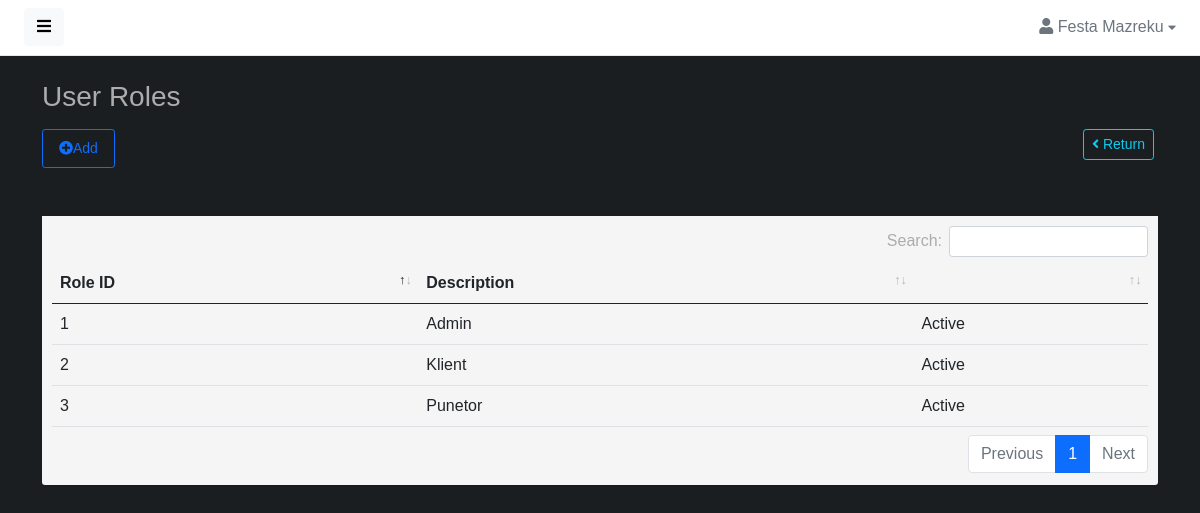
Before: /admin/roles.php (signed in) with the older database file.
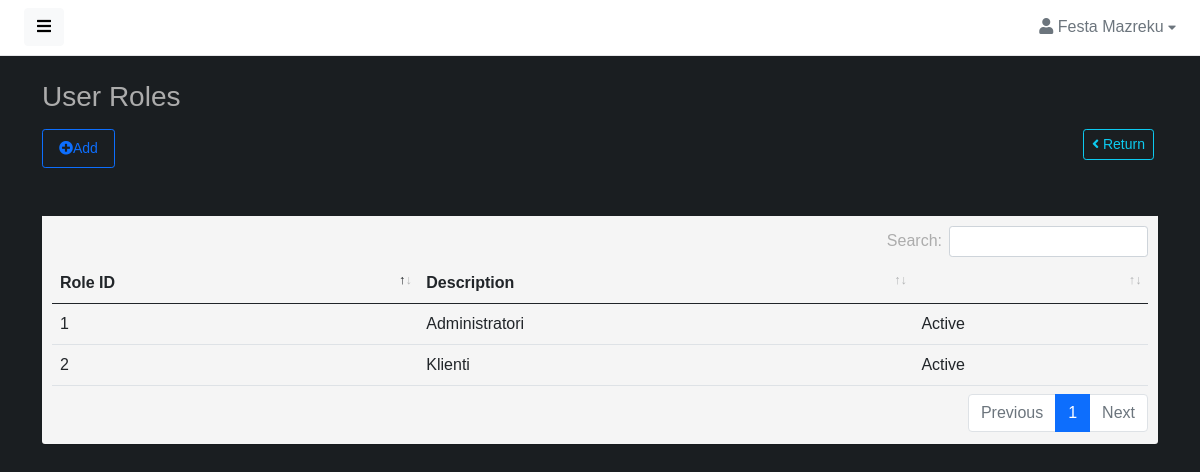
After: the same page with the newer database file.
### tables this page shows
CREATE TABLE IF NOT EXISTS `perdoruesi` (
  `id` int(10) NOT NULL AUTO_INCREMENT,
  `emri` varchar(30) NOT NULL,
  `mbiemri` varchar(30) NOT NULL,
  `email` varchar(30) NOT NULL,
  `password` varchar(30) NOT NULL,
  `roli` int(1) NOT NULL,
  PRIMARY KEY (`id`),
  KEY `roli` (`roli`)
);

CREATE TABLE IF NOT EXISTS `roli` (
  `roli` int(1) NOT NULL,
  `r_pershkrimi` varchar(15) NOT NULL,
  PRIMARY KEY (`roli`)
);

### admin/roles.php (the view, shortened to what this page needs)
<?php
if(isset($_SESSION['email']) && isset($_SESSION['roli'])) {
if($_SESSION['roli'] == 1) {
?>
<!DOCTYPE html>
<html lang="en">
<head>
    <link href="assets/vendor/fontawesome/css/fontawesome.min.css" rel="stylesheet">
    <link href="assets/vendor/fontawesome/css/solid.min.css" rel="stylesheet">
    <link href="assets/vendor/fontawesome/css/brands.min.css" rel="stylesheet">
    <link href="assets/vendor/bootstrap/css/bootstrap.min.css" rel="stylesheet">
    <link href="assets/vendor/DataTables/datatables.min.css" rel="stylesheet">
    <link href="assets/css/master.css" rel="stylesheet">
</head>
<body>
    <div class="wrapper">
        <div id="body" class="active">
            <?php include 'src/components/navbarProfile.php'?>
            <div class="content">
                <div class="container">
                    <div class="page-title">
                        <h3> User Roles </h3>
                        <a href="users.php" class="btn btn-sm btn-outline-info float-end me-1"><i class="fas fa-angle-left"></i> <span class="btn-header">Return</span></a>
                        <div id="myTab" role="tablist" class="nav">
                            <a href="#home" id="home-tab" data-bs-toggle="tab" role="tab" aria-controls="home" aria-selected="false" class="btn btn-sm btn-outline-primary float-start nav-link">
                            <i class="fas fa-plus-circle"></i>Add</a>
                        </div>
                    </div>
                    <div class="tab-content" id="myTabContent">
                    </div>
                    <div class="box box-primary">
                        <div class="box-body">
                            <table width="100%" class="table table-hover" id="dataTables-example">
                                <thead>
                                    <tr>
                                        <th>Role ID</th>
                                        <th>Description</th>
                                        <th></th>
                                    </tr>
                                </thead>
                                <tbody>
                                <?php
                                    require "../database/connect.php";
                                    $stmt = $connect->prepare("SELECT * FROM roli");
                                    $stmt->execute();
                                    $result = $stmt->get_result();
                                    while($row = $result->fetch_assoc()):
                                ?>
                                    <tr>
                                        <td title="roli"><?= $row['roli'] ?></td>
                                        <td><?= $row['r_pershkrimi'] ?></td>
                                        <td>Active</td>
                                    </tr>
                                <?php endwhile; ?>
                                </tbody>
                            </table>
                        </div>
                    </div>
                </div>
            </div>
        </div>
    </div>
</body>
</html>
<?php
}
    else {
        header("Location: index.php");
    }
}
else {
    header("Location: login.php");
}
?>

### admin/src/components/navbarProfile.php (shortened to what this page needs)
<?php
if(isset($_SESSION['email'])) {
$email = $_SESSION['email'];
?>
<?php
    require "../database/connect.php";
    $stmt = $connect->prepare("SELECT * FROM perdoruesi WHERE email='$email'");
    $stmt->execute();
    $result = $stmt->get_result();
    while($row = $result->fetch_assoc()):
?>
<nav class="navbar navbar-expand-lg navbar-white bg-white">
    <button type="button" id="sidebarCollapse" class="btn btn-light">
        <i class="fas fa-bars"></i><span></span>
    </button>
    <div class="collapse navbar-collapse" id="navbarSupportedContent">
        <ul class="nav navbar-nav ms-auto">
            <li class="nav-item dropdown">
                <div class="nav-dropdown">
                    <a href="#" id="nav2" class="nav-item nav-link dropdown-toggle text-secondary" data-bs-toggle="dropdown" aria-expanded="false">
                        <i class="fas fa-user"></i> <span><?= $row['emri'] ?> <?= $row['mbiemri'] ?></span> <i style="font-size: .8em;" class="fas fa-caret-down"></i>
                    </a>
                </div>
            </li>
        </ul>
    </div>
</nav>
<?php endwhile; ?>
<?php
}
else {
    echo'<script> location.replace("login.php"); </script>';
}
?>

Changed rows visible on the page:
removed roli: roli "3", r_pershkrimi "Punetor"
changed roli id 1: r_pershkrimi "Admin" → "Administratori"
changed roli id 2: r_pershkrimi "Klient" → "Klienti"
